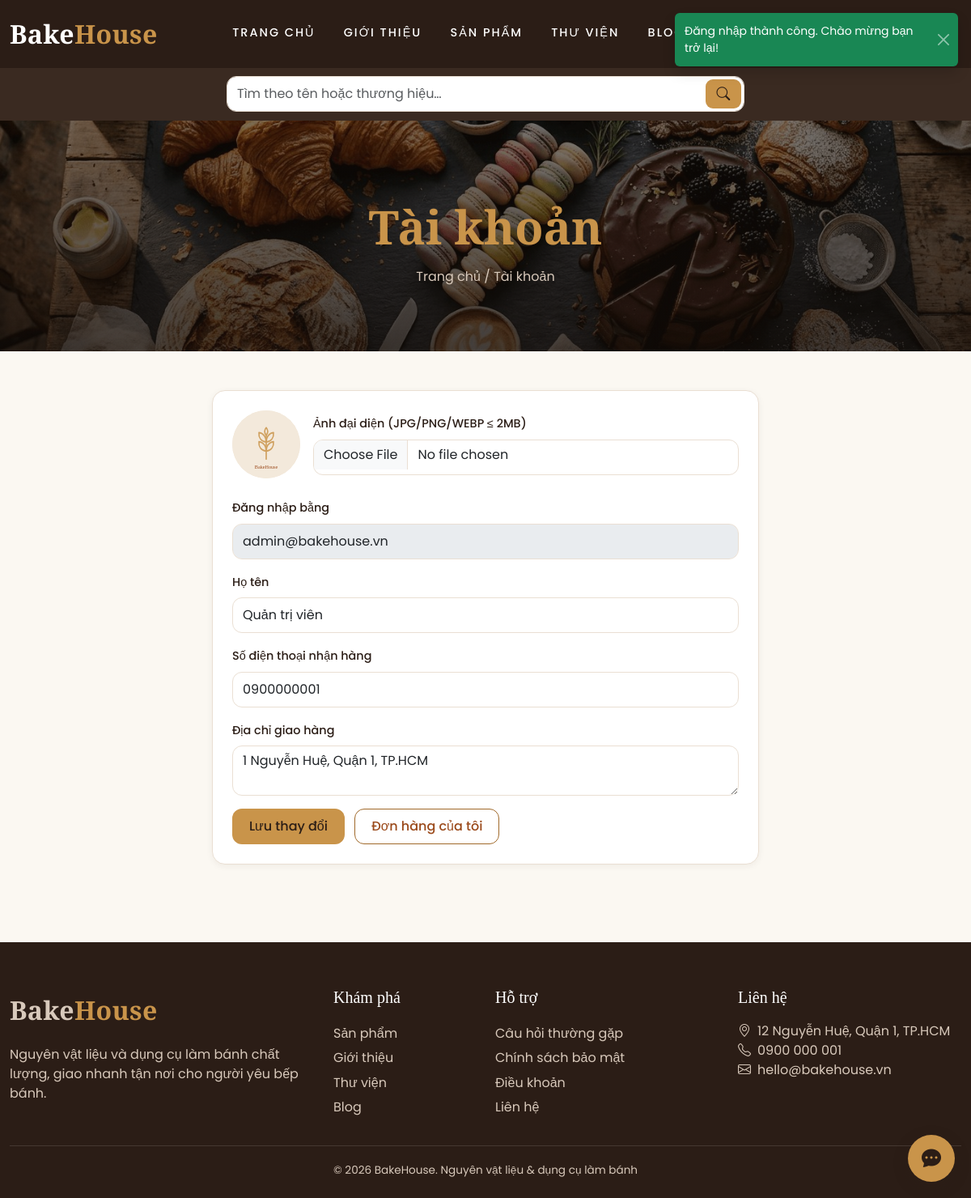
/account (signed in), run on the app's committed database.
### tables this page shows
CREATE TABLE user_profiles (
    id BIGINT UNSIGNED NOT NULL AUTO_INCREMENT,
    user_id BIGINT UNSIGNED NOT NULL,
    full_name VARCHAR(150) NOT NULL DEFAULT '',
    shipping_phone VARCHAR(20) NULL,
    shipping_address VARCHAR(255) NULL,
    avatar_path VARCHAR(255) NULL,
    created_at TIMESTAMP NOT NULL DEFAULT CURRENT_TIMESTAMP,
    updated_at TIMESTAMP NOT NULL DEFAULT CURRENT_TIMESTAMP ON UPDATE CURRENT_TIMESTAMP,
    PRIMARY KEY (id),
    UNIQUE KEY uq_user_profiles_user_id (user_id),
    CONSTRAINT fk_user_profiles_user FOREIGN KEY (user_id) REFERENCES users (id) ON DELETE CASCADE
);

CREATE TABLE users (
    id BIGINT UNSIGNED NOT NULL AUTO_INCREMENT,
    email VARCHAR(190) NULL,
    phone VARCHAR(20) NULL,
    password_hash VARCHAR(255) NOT NULL,
    role ENUM('user', 'admin') NOT NULL DEFAULT 'user',
    is_active TINYINT(1) NOT NULL DEFAULT 1,
    created_at TIMESTAMP NOT NULL DEFAULT CURRENT_TIMESTAMP,
    updated_at TIMESTAMP NOT NULL DEFAULT CURRENT_TIMESTAMP ON UPDATE CURRENT_TIMESTAMP,
    PRIMARY KEY (id),
    UNIQUE KEY uq_users_email (email),
    UNIQUE KEY uq_users_phone (phone),
    KEY idx_users_role (role)
);

### src/Core/View.php (called while the page is built, shortened)
<?php
final class View
{
    private static array $shared = [];
    public static function render(string $view, array $data = [], ?string $layout = 'layouts.main'): string
    {
        $content = self::capture($view, $data);
        return self::capture($layout, array_merge($data, ['content' => $content]));
    }
    private static function capture(string $view, array $data): string
    {
        $file = BASE_PATH . '/src/Views/' . str_replace('.', '/', $view) . '.php';
        extract(array_merge(self::$shared, $data), EXTR_SKIP);
        try {
            require $file;
        } catch (\Throwable $e) {
            ob_end_clean();
            throw $e;
        }
        return (string) ob_get_clean();
    }
}

### src/Controllers/BaseController.php (called while the page is built, shortened)
<?php
abstract class BaseController
{
    protected function render(string $view, array $data = [], string $layout = 'layouts.main'): Response
    {
        return Response::html(View::render($view, $data, $layout));
    }
}

### src/Controllers/Client/AccountController.php (called while the page is built, shortened)
<?php
final class AccountController extends BaseController
{
    public function show(Request $request): Response
    {
        return $this->render('client.account.profile', ['title' => 'Tài khoản của tôi', 'user' => Auth::user()]);
    }
}

### src/Core/Router.php (called while the page is built, shortened)
<?php
final class Router
{
    private array $routes = [];
    private string $prefix = '';
    private array $groupMiddleware = [];
    public function group(string $prefix, array $middleware, callable $callback): void
    {
        $previousPrefix = $this->prefix;
        $previousMiddleware = $this->groupMiddleware;
        $this->prefix .= $prefix;
        $this->groupMiddleware = array_merge($this->groupMiddleware, $middleware);
        $this->prefix = $previousPrefix;
        $this->groupMiddleware = $previousMiddleware;
    }
    public function dispatch(Request $request): Response
    {
        $pathMatched = false;
        foreach ($this->routes as $route) {
            if (!preg_match($route['pattern'], $request->getPath(), $matches)) {
                continue;
            }
            $pathMatched = true;
            foreach ($route['middleware'] as $middlewareClass) {
                $middleware = is_string($middlewareClass) ? new $middlewareClass() : $middlewareClass;
                $response = $middleware->handle($request);
            }
            $params = array_filter($matches, 'is_string', ARRAY_FILTER_USE_KEY);
            return $this->invoke($route['handler'], $request, $params);
        }
        return ErrorHandler::render($pathMatched ? 405 : 404, $request);
    }
    private function add(string $method, string $path, array|callable $handler, array $middleware): void
    {
        $fullPath = '/' . trim($this->prefix . '/' . trim($path, '/'), '/');
        $pattern = preg_replace('#\{(\w+)\}#', '(?P<$1>[^/]+)', $fullPath);
        $this->routes[] = [
            'method' => $method,
            'pattern' => '#^' . $pattern . '$#u',
            'handler' => $handler,
            'middleware' => array_merge($this->groupMiddleware, $middleware),
        ];
    }
    private function invoke(array|callable $handler, Request $request, array $params): Response
    {
        if (is_array($handler)) {
            [$class, $action] = $handler;
            $result = (new $class())->$action($request, ...array_values($params));
        } else {
            $result = $handler($request, ...array_values($params));
        }
        if ($result instanceof Response) {
            return $result;
        }
        return Response::html((string) $result);
    }
}

### public/index.php (called while the page is built, shortened)
<?php
require_once BASE_PATH . '/src/Helpers/functions.php';
$request = Request::capture();
try {
    $router = new Router();
    $router->group('', [CsrfMiddleware::class], static function (Router $router): void {
        require BASE_PATH . '/routes/web.php';
        $router->group('/admin', [], static function (Router $router): void {
            require BASE_PATH . '/routes/admin.php';
        });
        $router->group('/api', [], static function (Router $router): void {
            require BASE_PATH . '/routes/api.php';
        });
    });
    $router->dispatch($request)->send();
} catch (Throwable $e) {
    ErrorHandler::logException($e);
    ErrorHandler::render(500, $request, $e)->send();
}

### src/Core/Session.php (called while the page is built, shortened)
<?php
final class Session
{
    public static function get(string $key, mixed $default = null): mixed
    {
        return $_SESSION[$key] ?? $default;
    }
    public static function pullOld(): array
    {
        $old = $_SESSION['_old'] ?? [];
        return $old;
    }
}

### src/Core/Auth.php (called while the page is built, shortened)
<?php
final class Auth
{
    private static ?array $user = null;
    private static bool $loaded = false;
    public static function user(): ?array
    {
        if (!self::$loaded) {
            self::$loaded = true;
            $id = Session::get(self::SESSION_KEY);
            if ($id !== null) {
                try {
                    $user = (new UserRepository())->findById((int) $id);
                } catch (\Throwable) {
                    return null;
                }
                if ($user !== null && (int) $user['is_active'] === 1) {
                    self::$user = $user;
                } else {
                    Session::remove(self::SESSION_KEY);
                }
            }
        }
        return self::$user;
    }
    public static function check(): bool
    {
        return self::user() !== null;
    }
}

### src/Core/Env.php (called while the page is built, shortened)
<?php
final class Env
{
    public static function get(string $key, ?string $default = null): ?string
    {
        $value = $_ENV[$key] ?? getenv($key);
        return ($value === false || $value === null || $value === '') ? $default : (string) $value;
    }
    public static function int(string $key, int $default = 0): int
    {
        $value = self::get($key);
        return $value === null ? $default : (int) $value;
    }
}

### src/Core/Database.php (called while the page is built, shortened)
<?php
final class Database
{
    private static ?PDO $connection = null;
    public static function connection(): PDO
    {
        if (self::$connection === null) {
            $dsn = sprintf(
                'mysql:host=%s;port=%d;dbname=%s;charset=utf8mb4',
                Env::get('DB_HOST', 'db'),
                Env::int('DB_PORT', 3306),
                Env::get('DB_DATABASE', 'bakehouse')
            );
            self::$connection = new PDO(
                $dsn,
                (string) Env::get('DB_USERNAME', 'bakehouse'),
                (string) Env::get('DB_PASSWORD', ''),
                [
                    PDO::ATTR_ERRMODE => PDO::ERRMODE_EXCEPTION,
                    PDO::ATTR_DEFAULT_FETCH_MODE => PDO::FETCH_ASSOC,
                    PDO::ATTR_EMULATE_PREPARES => true,
                ]
            );
        }
        return self::$connection;
    }
}

### src/Repositories/BaseRepository.php (called while the page is built, shortened)
<?php
abstract class BaseRepository
{
    protected function db(): PDO
    {
        return Database::connection();
    }
    protected function fetchOne(string $sql, array $params = []): ?array
    {
        $stmt = $this->db()->prepare($sql);
        $this->bindAll($stmt, $params);
        $stmt->execute();
        $row = $stmt->fetch();
        return $row === false ? null : $row;
    }
    private function bindAll(\PDOStatement $stmt, array $params): void
    {
        foreach ($params as $key => $value) {
            $name = is_int($key) ? $key + 1 : (str_starts_with((string) $key, ':') ? $key : ':' . $key);
            $type = match (true) {
                is_int($value) => PDO::PARAM_INT,
                is_bool($value) => PDO::PARAM_BOOL,
                $value === null => PDO::PARAM_NULL,
                default => PDO::PARAM_STR,
            };
            $stmt->bindValue($name, $value, $type);
        }
    }
}

### src/Repositories/UserRepository.php (called while the page is built, shortened)
<?php
final class UserRepository extends BaseRepository
{
    public function findById(int $id): ?array
    {
        return $this->fetchOne(self::SELECT . ' WHERE u.id = ?', [$id]);
    }
}

### src/Middleware/AuthMiddleware.php (called while the page is built, shortened)
<?php
final class AuthMiddleware implements MiddlewareInterface
{
    public function handle(Request $request): ?Response
    {
        if (Auth::check()) {
            return null;
        }
        return Response::redirect('/login');
    }
}

### src/Helpers/functions.php (called while the page is built, shortened)
<?php
if (!function_exists('e')) {
    function e(mixed $value): string
    {
        return htmlspecialchars((string) $value, ENT_QUOTES | ENT_SUBSTITUTE, 'UTF-8');
    }
}
if (!function_exists('asset')) {
    function asset(string $path): string
    {
        return '/' . ltrim($path, '/');
    }
}
if (!function_exists('old')) {
    function old(string $key, string $default = ''): string
    {
        static $old = null;
        $old ??= Session::pullOld();
        return e($old[$key] ?? $default);
    }
}
if (!function_exists('img_url')) {
    function img_url(?string $path, string $fallback = 'assets/img/product-placeholder.svg'): string
    {
        return asset(($path === null || $path === '') ? $fallback : $path);
    }
}

### src/Views/client/account/profile.php (the view, shortened to what this page needs)
<div class="container py-5">
    <div class="row g-4 justify-content-center">
        <div class="col-lg-7">
            <div class="bh-panel">
                <form method="post" action="/account" enctype="multipart/form-data" novalidate>
                    <div class="d-flex align-items-center gap-3 mb-4">
                        <img class="rounded-circle" style="width:84px;height:84px;object-fit:cover;background:#f3e9db" src="<?= e(img_url($user['avatar_path'] ?? null, 'assets/img/product-placeholder.svg')) ?>" alt="Avatar" id="bhAvatarPreviewImg">
                        <div class="flex-grow-1">
                            <label class="form-label" for="avatar">Ảnh đại diện (JPG/PNG/WEBP ≤ 2MB)</label>
                            <input class="form-control" type="file" id="avatar" name="avatar" accept="image/jpeg,image/png,image/webp"><?= form_error('avatar') ?>
                        </div>
                    </div>
                    <div class="mb-3"><label class="form-label">Đăng nhập bằng</label>
                        <input class="form-control" value="<?= e($user['email'] ?? $user['phone']) ?>" disabled></div>
                    <div class="mb-3"><label class="form-label" for="full_name">Họ tên</label>
                        <input class="form-control" id="full_name" name="full_name" value="<?= old('full_name', (string) $user['full_name']) ?>" required><?= form_error('full_name') ?></div>
                    <div class="mb-3"><label class="form-label" for="shipping_phone">Số điện thoại nhận hàng</label>
                        <input class="form-control" id="shipping_phone" name="shipping_phone" value="<?= old('shipping_phone', (string) $user['shipping_phone']) ?>"><?= form_error('shipping_phone') ?></div>
                    <div class="mb-3"><label class="form-label" for="shipping_address">Địa chỉ giao hàng</label>
                        <textarea class="form-control" id="shipping_address" name="shipping_address" rows="2"><?= old('shipping_address', (string) $user['shipping_address']) ?></textarea><?= form_error('shipping_address') ?></div>
                    <button class="bh-btn bh-btn--primary" type="submit">Lưu thay đổi</button>
                    <a class="bh-btn bh-btn--outline ms-2" href="/orders">Đơn hàng của tôi</a>
                </form>
            </div>
        </div>
    </div>
</div>

### public/assets/css/tokens.css (style rules this page uses)
:root { --bh-color-espresso: #2b1d16; --bh-color-caramel: #c9944a; --bh-color-caramel-text: #a0692a; --bh-color-rust: #9b4a1b; --bh-color-cream: #fbf8f2; --bh-color-border: #eadfd3; --bh-color-muted: #7a6a5f; --bh-color-success: #2fae60; --bh-color-success-dark: #1e7d46; --bh-color-danger: #d9534f; --bh-font-heading: "Playfair Display", serif; --bh-font-body: "Poppins", sans-serif; --bh-radius-md: 12px; --bh-radius-lg: 16px; --bh-shadow-sm: 0 2px 8px rgba(43, 29, 22, .06); }

### public/assets/css/app.css (style rules this page uses)
html { scroll-behavior: smooth; }
[id] { scroll-margin-top: 100px; }
body { font-family: var(--bh-font-body); background: var(--bh-color-cream); color: var(--bh-color-espresso); }
a { color: var(--bh-color-rust); }
.container { max-width: 1200px; }
.bh-btn { min-height: 44px; border-radius: var(--bh-radius-md); font-weight: 500; padding: .55rem 1.25rem; display: inline-flex; align-items: center; justify-content: center; gap: .45rem; border: 1px solid transparent; transition: all .2s; text-decoration: none; cursor: pointer; }
.bh-btn--primary { background: var(--bh-color-caramel); color: var(--bh-color-espresso); }
.bh-btn--outline { border-color: var(--bh-color-caramel-text); color: var(--bh-color-rust); background: transparent; }
.form-control, .form-select { min-height: 44px; border-radius: var(--bh-radius-md); border-color: var(--bh-color-border); }
.form-label { font-weight: 500; font-size: .9rem; }
.bh-panel { background: #fff; border: 1px solid var(--bh-color-border); border-radius: var(--bh-radius-lg); box-shadow: var(--bh-shadow-sm); padding: 1.5rem; }

### data on the page
user_profiles: user.email "admin@bakehouse.vn", full_name "Quản trị viên", shipping_phone "0900000001", shipping_address "1 Nguyễn Huệ, Quận 1, TP.HCM"

### other printed values
$label "TRANG CHỦ"
$label "GIỚI THIỆU"
$label "SẢN PHẨM"
$label "THƯ VIỆN"
$label "BLOG"
$heroTitle "Tài khoản"
$label "Trang chủ"
$label "Tài khoản"
lang('app.tagline') "Nguyên vật liệu & dụng cụ làm bánh"
